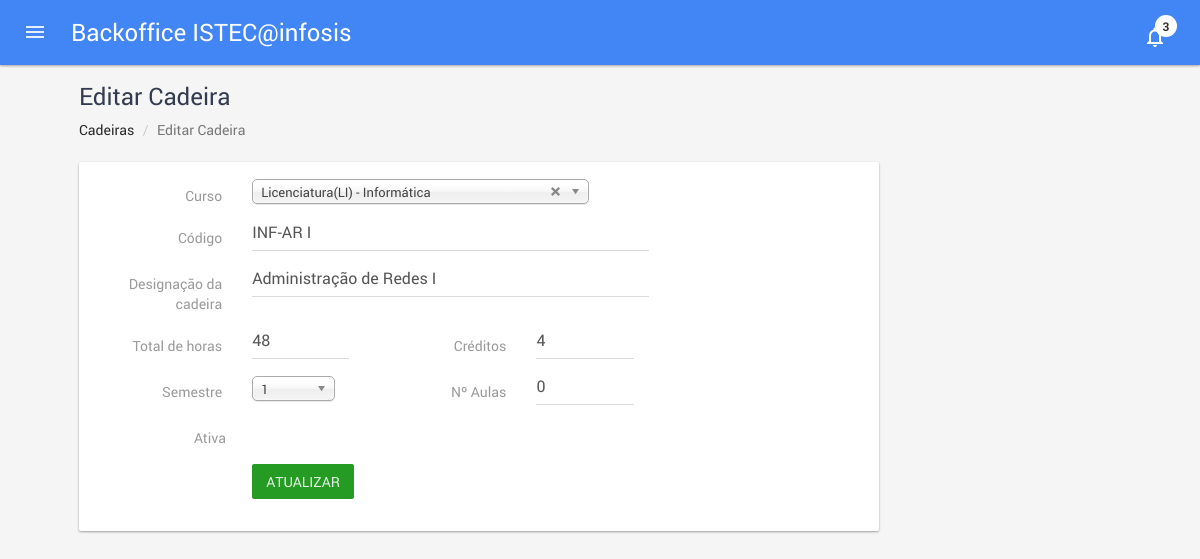
The app's page /class_edit.php?id=18 (signed in) with its own data.
### tables this page shows
CREATE TABLE IF NOT EXISTS `tDegrees` (
  `id_degree` int(11) NOT NULL COMMENT 'id do curso',
  `code` varchar(12) NOT NULL COMMENT 'código do curso',
  `fullName` varchar(140) NOT NULL COMMENT 'designação completa do curso',
  `id_degree_level` int(11) NOT NULL
);

CREATE TABLE IF NOT EXISTS `tDegreeLevels` (
  `id_degree_level` int(11) NOT NULL,
  `designation` varchar(100) NOT NULL,
  `semesters` int(11) NOT NULL
);

CREATE TABLE IF NOT EXISTS `tClasses` (
  `id_class` int(11) NOT NULL,
  `id_degree` int(11) NOT NULL,
  `semester` int(11) NOT NULL,
  `code` varchar(16) NOT NULL,
  `fullName` varchar(140) NOT NULL,
  `credits` int(11) NOT NULL,
  `hours` int(11) NOT NULL,
  `n_classes` int(11) NOT NULL,
  `active` tinyint(1) NOT NULL DEFAULT '1'
);

### classes/degree.class.php (called while the page is built, shortened)
<?php
class degree {
  public function degrees($id_degree_level = -1) {
    try {
      $db = new database();
      $con = $db->getCon();
      $sql = '
        SELECT tDegrees.id_degree,
          tDegreeLevels.designation,
          tDegrees.code,
          tDegrees.fullName,
          tDegreeLevels.semesters
        FROM tDegrees, tDegreeLevels
        WHERE tDegrees.id_degree_level = tDegreeLevels.id_degree_level
          AND (tDegrees.id_degree_level = :idl OR :idl = -1)
        ORDER BY tDegrees.id_degree_level, tDegrees.fullName';
      $data = $con->prepare($sql);
      $data->bindvalue(':idl', $id_degree_level);
      $data->execute();
      $degrees = $data->fetchAll();
      return $degrees;
    }
    catch (PDOException $e) {
      echo("Erro de ligação:" . $e);
      exit();
      return false;
    }
  }
}
?>

### classes/classs.class.php (called while the page is built, shortened)
<?php
class classs {
  public function fetch($id_degree) {
    try {
      $db = new database();
      $con = $db->getCon();
      $sql = '
        SELECT id_degree,
          code,
          fullName,
          credits,
          hours,
          active,
          semester,
          n_classes
        FROM tClasses
        WHERE id_class = :i';
      $data = $con->prepare($sql);
      $data->bindvalue(':i', $id_degree);
      $data->execute();
      $class = $data->fetch();
      return $class;
    }
    catch (PDOException $e) {
      echo("Erro de ligação:" . $e);
      exit();
      return false;
    }
  }
}
?>

### class_edit.php (the view, shortened to what this page needs)
<?php
  require_once 'classes/degree.class.php';
  $d = new degree();
  $degrees = $d->degrees();
  require_once 'classes/classs.class.php';
  $c = new classs();
  $class = $c->fetch($_GET['id']);
?>
<!DOCTYPE html>
<html lang="pt-pt">
  <head>
  </head>
  <body id="UpdateClass">
    <div id="content" class="pmd-content inner-page">
      <div class="container-fluid full-width-container">
        <h1 class="section-title" id="services">
          <span>Editar Cadeira</span>
        </h1>
        <ol class="breadcrumb text-left">
          <li><a>Cadeiras</a></li>
          <li class="active">Editar Cadeira</li>
        </ol>
        <div class="page-content profile-edit section-custom">
          <div class="pmd-card pmd-z-depth">
            <div class="pmd-card-body">
              <form class="form-chosen form-horizontal" method="post">
                <div class="row">
                  <div class="col-lg-9 custom-col-9">
                    <div class="form-group prousername pmd-textfield">
                      <label for="id_degree" class="control-label col-sm-3">Curso</label>
                      <div class="col-sm-9">
                        <select id="id_degree" name="id_degree" class="form-control chosen" data-placeholder="Escolha um nível de curso..">
                          <?php
                            foreach ($degrees as $degree) {
                          ?>
                          <option <?= ($degree['id_degree'] == $class['id_degree']) ? 'selected="true"' : '' ?> value="<?= $degree['id_degree'] ?>"><?= $degree['designation'] . '(' . $degree['code'] . ') - ' . $degree['fullName'] ?></option>
                          <?php } ?>
                        </select>
                      </div>
                    </div>
                    <div class="form-group pmd-textfield">
                      <label class="col-sm-3 control-label" for="code">Código</label>
                      <div class="col-sm-9">
                        <input type="text" id="code" name="code" class="form-control empty" placeholder="" required value="<?= $class['code'] ?>">
                      </div>
                    </div>
                    <div class="form-group pmd-textfield">
                      <label class="col-sm-3 control-label" for="fullName">Designação da cadeira</label>
                      <div class="col-sm-9">
                        <input type="text" id="fullName" name="fullName" class="form-control empty" placeholder="" required value="<?= $class['fullName'] ?>">
                      </div>
                    </div>
                    <div class="form-group pmd-textfield  col-sm-6">
                      <label class="col-sm-6 control-label" for="hours">Total de horas</label>
                      <div class="col-sm-6">
                        <input type="number" id="hours" name="hours" class="form-control" min="0" max="1000" required value="<?= $class['hours'] ?>">
                      </div>
                    </div>
                    <div class="form-group pmd-textfield col-sm-6">
                      <label class="col-sm-6 control-label" for="credits">Créditos</label>
                      <div class="col-sm-6">
                        <input type="number" id="credits" name="credits" class="form-control empty" min="0" max="1000" required value="<?= $class['credits'] ?>">
                      </div>
                    </div>
                    <div class="form-group pmd-textfield col-sm-6">
                      <label class="col-sm-6 control-label" for="semester">Semestre</label>
                      <div class="col-sm-6">
                        <select id="semester" name="semester" class="chosen">
                          <?php
                          for ($i = 1; $i <= $degree['semesters']; $i++) {
                          ?>
                            <option <?= ($class['semester'] == $i) ? "selected" : "" ?> value="<?= $i ?>"><?= $i ?></option>
                          <?php } ?>
                        </select>
                      </div>
                    </div>
                    <div class="form-group pmd-textfield col-sm-6">
                      <label class="col-sm-6 control-label" for="n_classes">Nº Aulas</label>
                      <div class="col-sm-6">
                        <input type="number" value="<?= $class['n_classes'] ?>" id="n_classes" name="n_classes" class="form-control empty" min="0" max="50" required>
                      </div>
                    </div>
                    <div class="form-group checkbox pmd-default-theme pmd-textfield col-sm-12">
                      <label for="active" class="pmd-checkbox pmd-checkbox-ripple-effect col-sm-12">
                        <span class="col-sm-3 text-right ">Ativa</span>
                        <div class="col-sm-9">
                        </div>
                      </label>
                    </div>
                    <div class="form-group btns margin-bot-30">
                      <div class="col-sm-9 col-sm-offset-3">
                        <button type="submit" class="btn btn-success pmd-ripple-effect">Atualizar</button>
                      </div>
                    </div>
                  </div>
                </div>
              </form>
            </div>
          </div>
        </div>
      </div>
    </div>
  </body>
</html>

### records on screen
tdegrees: id_degree_level.designation "Licenciatura", code "LI", fullName "Informática"
tclasses: code "INF-AR I", fullName "Administração de Redes I", hours "48", credits "4", n_classes "0"

### other values on screen
$GLOBALS['appname'] "ISTEC@infosis"
